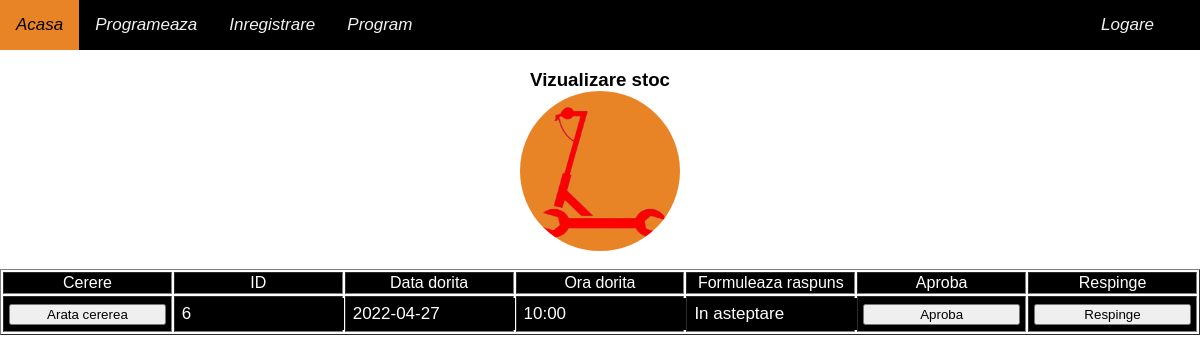
/admin.php, run on an earlier commit of the app's database.
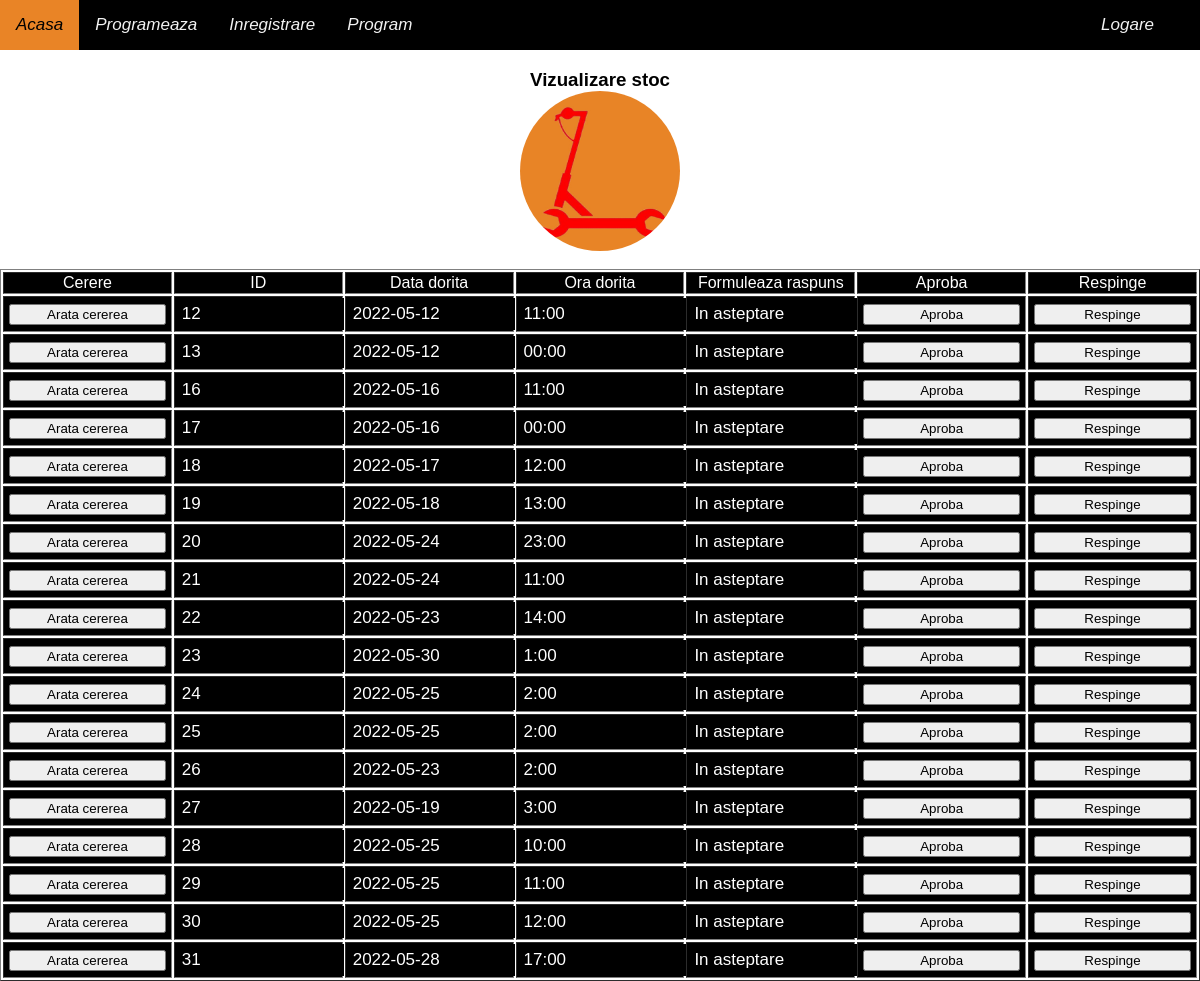
And on a later commit of the database.
### tables this page shows
CREATE TABLE `cereri` (
  `ID` int(10) NOT NULL,
  `TextUtilizator` varchar(2000) NOT NULL,
  `StatusCerere` varchar(20) NOT NULL,
  `DataDorita` varchar(40) NOT NULL,
  `OraDorita` varchar(40) NOT NULL,
  `IdCont` int(10) NOT NULL,
  `Raspuns` varchar(200) NOT NULL,
  `imagename` varchar(100) NOT NULL
);

### admin.php (the view, shortened to what this page needs)
<?php
include "./models/header.php";
?>
<body style="background-color: white">
    <?php include_once "./models/navbar.php" ?>
    <h3 style="text-align:center">
        <a>Vizualizare stoc</a>
        <br>
        <img alt="?" src="image/logo.png" style="border-radius: 50%;" width="160" height="160">
    </h3>
    <?php
    include_once("db/connection.php");
    $select = "SELECT * from cereri where StatusCerere='In asteptare'";
    $query = mysqli_query($conn, $select);
    $tabel = "<table border=1 style='width:100%; table-layout: fixed;overflow-x:auto;'>";
    $tabel .= "<tr style='background-color:black; color:white;'><td align=center>Cerere</td>";
    $tabel .= "<td align=center  >ID</td>";
    $tabel .= "<td align=center >Data dorita</td>";
    $tabel .= "<td align=center>Ora dorita</td>";
    $tabel .= "<td align=center>Formuleaza raspuns</td>";
    $tabel .= "<td align=center>Aproba</td>";
    $tabel .= "<td align=center>Respinge</td></tr>";
    if (mysqli_num_rows($query) > 0) {
        while ($row = mysqli_fetch_assoc($query)) {
            $tabel .= "<tr >";
            $var = $row["TextUtilizator"];
            $delimiter = ' ';
            $words = explode($delimiter, $var);
            $concat = "";
            foreach ($words as $word) {
                $concat .= $word . ".";
            }
            $tabel .= "<td style='background-color:black;' align=center> <button  style='width:95%; height:100%;' class='sub' onclick=" . "alert('" . "$concat" . "')" . " ; >Arata cererea</button></td>";
            $tabel .= "<form method=post action='admin_changes.php'>";
            $tabel .= "<td style='background-color:black;' align=center><input type='text' style='width:95%; background-color:black; color:white;' name='id' value='" . $row["ID"] . "' readonly required></td>";
            $tabel .= "<td  style='background-color:black' align=center><input type='text' style='width:95%; background-color:black; color:white;' name='data' value='" . $row["DataDorita"] . "' readonly required></td>";
            $tabel .= "<td style='background-color:black' align=center><input type='text' style='width:95%; background-color:black; color:white;' name='ora' value='" . $row["OraDorita"] . "' readonly required></td>";
            $tabel .= "<td style='background-color:black' align=center><input type='text' style='width:95%; background-color:black; color:white;' name='mesaj' value='" . $row["StatusCerere"] . "' required></td>";
            $tabel .= "<td  style='background-color:black' align=center><button  value='" . $row['ID'] . "'style='width:95%;' class='sub' name='ap' type='submit'>Aproba</button></td>";
            $tabel .= "<td  style='background-color:black' align=center><button  value='" . $row['ID'] . "'style='width:95%;' class='sub' name='res' type='submit'>Respinge</button></td>";
            $tabel .= "</form>";
            $tabel .= "</tr>";
        }
        $tabel .= "</table>";
        echo $tabel;
    } else {
        echo "<p style='font-size:20px;' align=center>Nicio inregistrare de confirmat</p>";
    }
    ?>
</body>

### models/navbar.php (shortened to what this page needs)
<div class="topnav" id="myTopnav">
    <a href="home.php"><i>Acasa</i></a>
    <?php
    if (!isset($_SESSION['id']) || (isset($_SESSION['id']) && $_SESSION['rol'] === 'user'))
        echo "<a href='programare.php'><i>Programeaza</i></a>";
    ?>
    <?php
    if (!isset($_SESSION['id']))
        echo "<a href='register.html'><i>Inregistrare</i></a>";
    ?>
    <a href="program.php"><i>Program</i></a>
    <div class=reg>
        <i id="logare">
            <?php
            if (isset($_SESSION['id'])) {
                $email = $_SESSION['email'] ? $_SESSION['email'] : 'Missing Email';
                if (isset($_SESSION['rol']) && $_SESSION['rol'] === 'admin') {
                    echo "<a href='edit_admin.php'>" . $email . "</a>";
                } else {
                    echo "<a href='edit.php'>" . $email . "</a>";
                }
            } else {
                echo "<a href='login.html'>Logare</a>";
            }
            ?>
        </i>
    </div>
</div>

What changed in the data, as far as the page shows it:
no longer on this page (row edited): cereri: id "6", data "2022-04-27", ora "10:00", mesaj "In asteptare"
added cereri: id "12", data "2022-05-12", ora "11:00", mesaj "In asteptare"
added cereri: id "13", data "2022-05-12", ora "00:00", mesaj "In asteptare"
added cereri: id "16", data "2022-05-16", ora "11:00", mesaj "In asteptare"
added cereri: id "17", data "2022-05-16", ora "00:00", mesaj "In asteptare"
added cereri: id "18", data "2022-05-17", ora "12:00", mesaj "In asteptare"
added cereri: id "19", data "2022-05-18", ora "13:00", mesaj "In asteptare"
added cereri: id "20", data "2022-05-24", ora "23:00", mesaj "In asteptare"
added cereri: id "21", data "2022-05-24", ora "11:00", mesaj "In asteptare"
added cereri: id "22", data "2022-05-23", ora "14:00", mesaj "In asteptare"
added cereri: id "23", data "2022-05-30", ora "1:00", mesaj "In asteptare"
added cereri: id "24", data "2022-05-25", ora "2:00", mesaj "In asteptare"
added cereri: id "25", data "2022-05-25", ora "2:00", mesaj "In asteptare"
added cereri: id "26", data "2022-05-23", ora "2:00", mesaj "In asteptare"
added cereri: id "27", data "2022-05-19", ora "3:00", mesaj "In asteptare"
added cereri: id "28", data "2022-05-25", ora "10:00", mesaj "In asteptare"
added cereri: id "29", data "2022-05-25", ora "11:00", mesaj "In asteptare"
added cereri: id "30", data "2022-05-25", ora "12:00", mesaj "In asteptare"
added cereri: id "31", data "2022-05-28", ora "17:00", mesaj "In asteptare"
